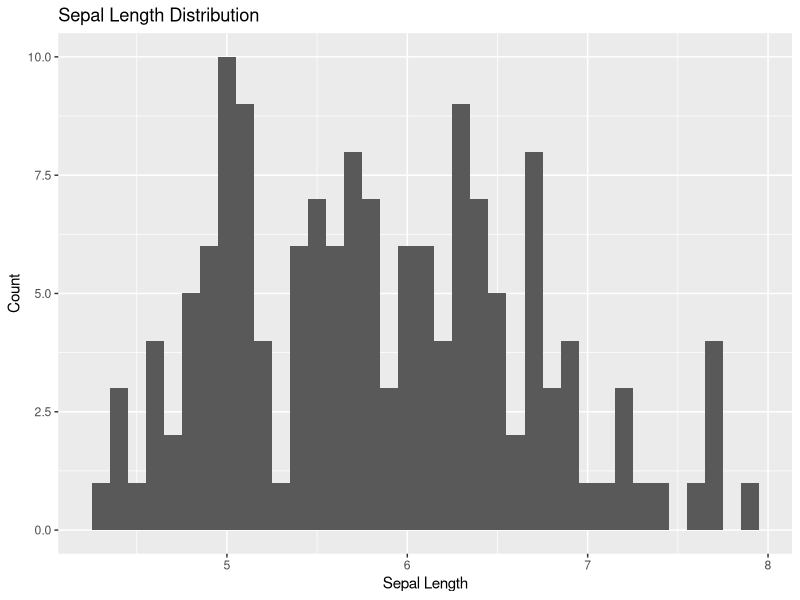
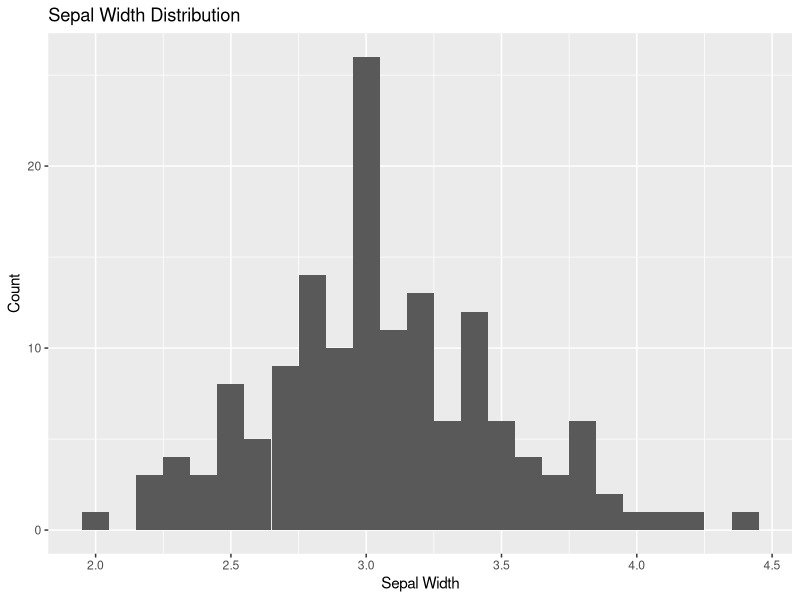
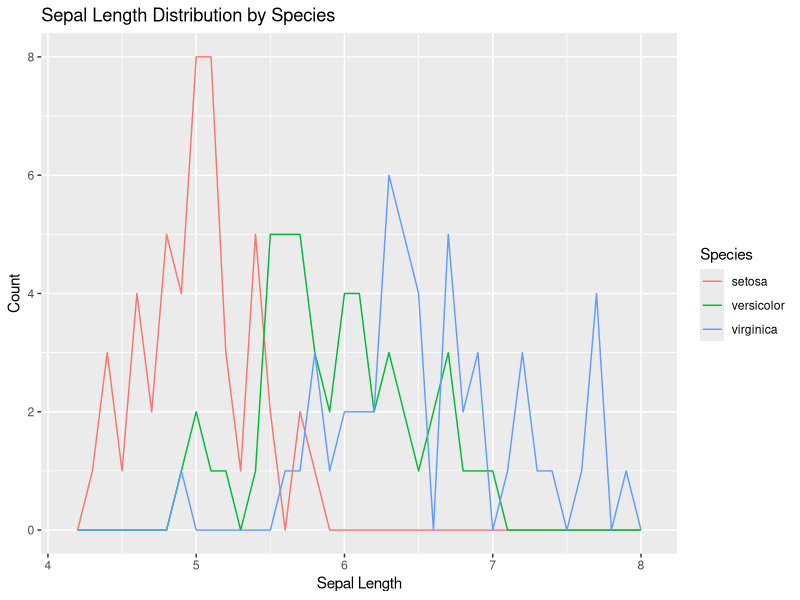
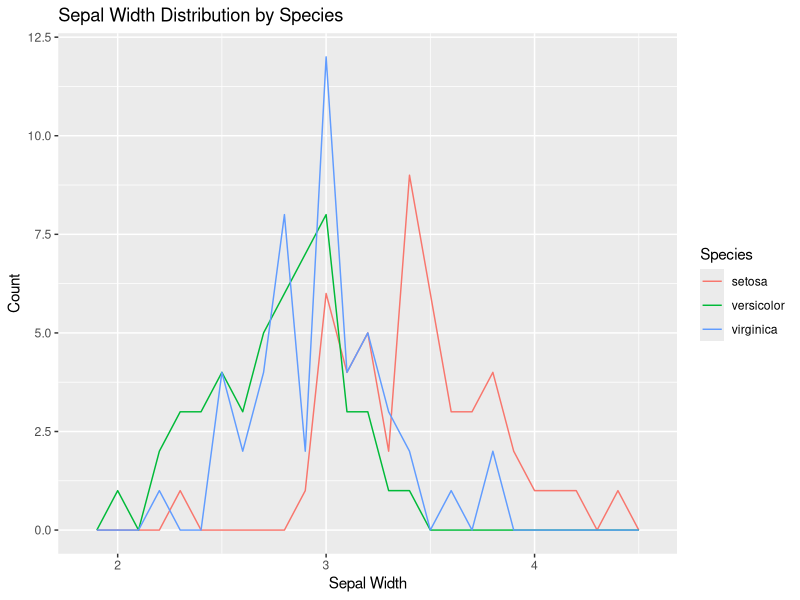
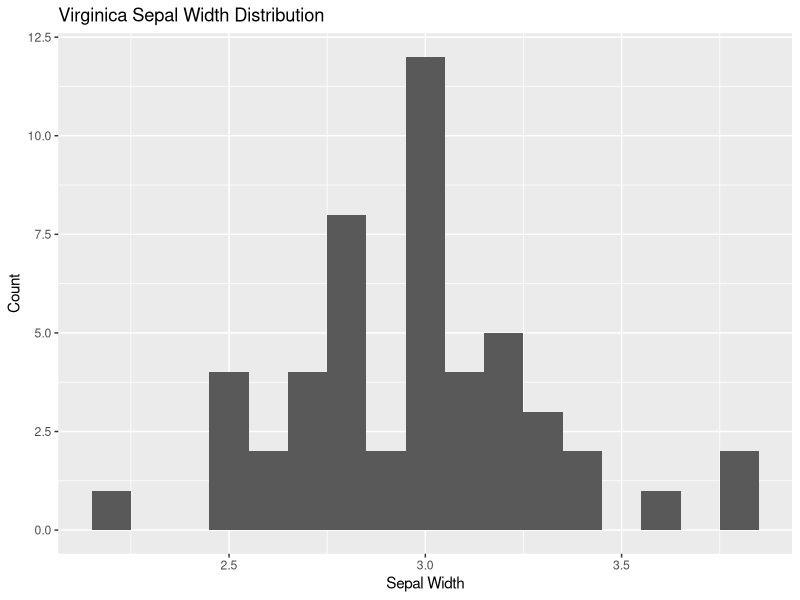

These figures' R source, in order:
## ---- chunk 1
knitr::opts_chunk$set(echo = TRUE)
## ---- chunk 2
library(tidyverse)
## ---- chunk 3
ggplot(iris, aes(Sepal.Length)) +
  geom_histogram(binwidth = 0.1) +
  labs(title = "Sepal Length Distribution", x = "Sepal Length", y = "Count")

ggplot(iris, aes(Sepal.Width)) +
  geom_histogram(binwidth = 0.1) +
  labs(title = "Sepal Width Distribution", x = "Sepal Width", y = "Count")
## ---- chunk 4
ggplot(iris, aes(x = Sepal.Length, color = Species)) +
  geom_freqpoly(binwidth = 0.1) +
  labs(title = "Sepal Length Distribution by Species",
       x = "Sepal Length", y = "Count")

ggplot(iris, aes(x = Sepal.Width, color = Species)) +
  geom_freqpoly(binwidth = 0.1) +
  labs(title = "Sepal Width Distribution by Species",
       x = "Sepal Width", y = "Count")
## ---- chunk 5
filter(iris, Species == "virginica") %>%
  ggplot(aes(Sepal.Width)) +
  geom_histogram(binwidth = 0.1) +
  labs(title = "Virginica Sepal Width Distribution", 
       x = "Sepal Width", y = "Count")
